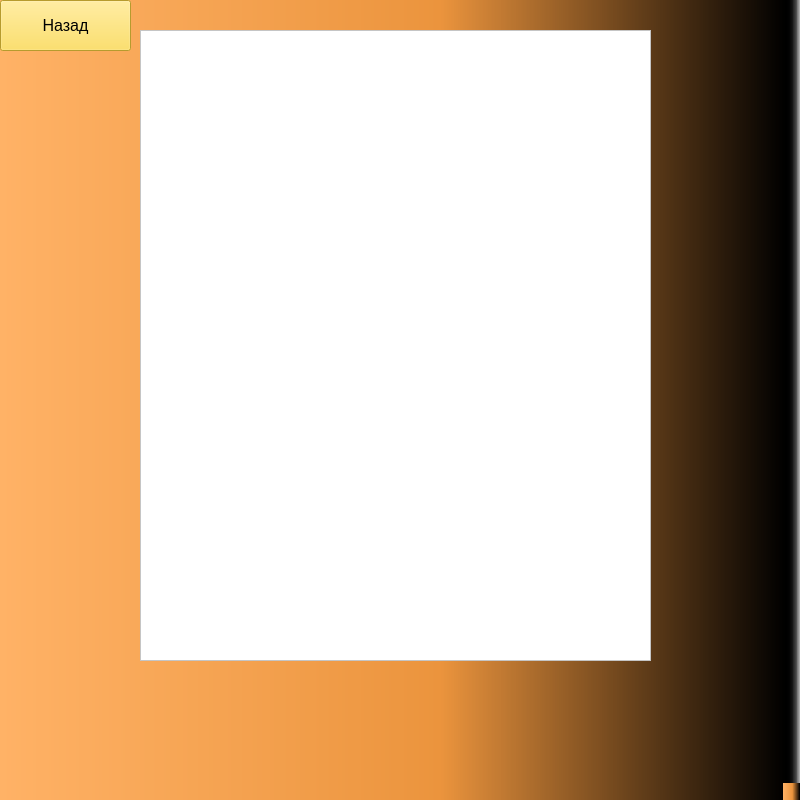
<?xml version="1.0" encoding="UTF-8"?>
<ui version="4.0">
 <class>MainWindow</class>
 <widget class="QMainWindow" name="MainWindow">
  <property name="geometry">
   <rect>
    <x>0</x>
    <y>0</y>
    <width>800</width>
    <height>800</height>
   </rect>
  </property>
  <property name="windowTitle">
   <string>MainWindow</string>
  </property>
  <property name="styleSheet">
   <string notr="true">background-color: qlineargradient(spread:pad, x1:0, y1:0, x2:1, y2:0, stop:0 rgba(255, 178, 102, 255), stop:0.55 rgba(235, 148, 61, 255), stop:0.98 rgba(0, 0, 0, 255), stop:1 rgba(0, 0, 0, 0));
</string>
  </property>
  <widget class="QWidget" name="centralwidget">
   <widget class="QPushButton" name="back">
    <property name="geometry">
     <rect>
      <x>0</x>
      <y>0</y>
      <width>131</width>
      <height>51</height>
     </rect>
    </property>
    <property name="font">
     <font>
      <pointsize>12</pointsize>
     </font>
    </property>
    <property name="styleSheet">
     <string notr="true">background-color: rgb(255, 217, 65);</string>
    </property>
    <property name="text">
     <string>Назад</string>
    </property>
   </widget>
   <widget class="QTableWidget" name="table">
    <property name="geometry">
     <rect>
      <x>140</x>
      <y>30</y>
      <width>511</width>
      <height>631</height>
     </rect>
    </property>
    <property name="font">
     <font>
      <pointsize>12</pointsize>
     </font>
    </property>
    <property name="styleSheet">
     <string notr="true">background-color: rgb(255, 255, 255);</string>
    </property>
    <attribute name="horizontalHeaderDefaultSectionSize">
     <number>150</number>
    </attribute>
    <attribute name="horizontalHeaderMinimumSectionSize">
     <number>70</number>
    </attribute>
    <attribute name="verticalHeaderDefaultSectionSize">
     <number>50</number>
    </attribute>
    <attribute name="verticalHeaderMinimumSectionSize">
     <number>40</number>
    </attribute>
   </widget>
  </widget>
  <widget class="QMenuBar" name="menubar">
   <property name="geometry">
    <rect>
     <x>0</x>
     <y>0</y>
     <width>800</width>
     <height>21</height>
    </rect>
   </property>
  </widget>
  <widget class="QStatusBar" name="statusbar"/>
 </widget>
 <resources/>
 <connections/>
</ui>
